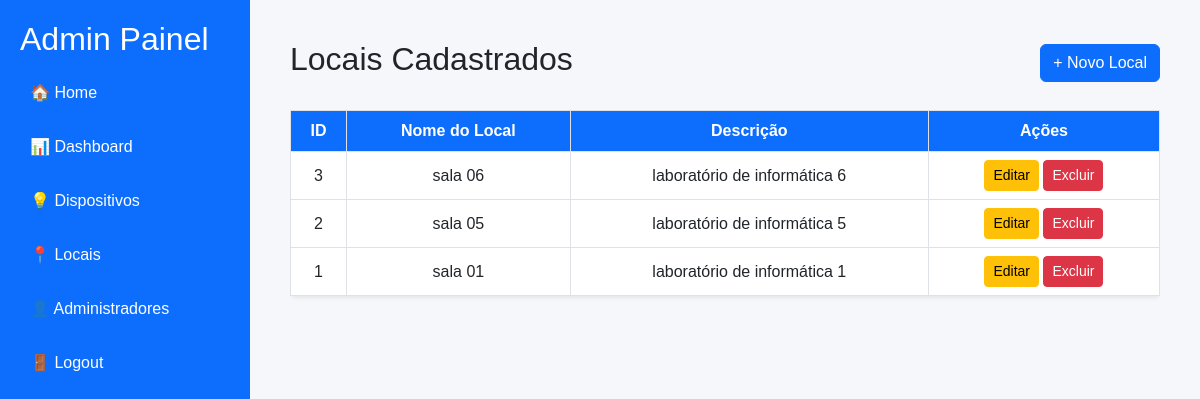
/tcc/adm/local/locais.php?msg=id_invalido (signed in), run on the app's committed database.
### tables this page shows
CREATE TABLE `tbl_locais` (
  `id` int NOT NULL AUTO_INCREMENT,
  `locais` varchar(100) NOT NULL,
  `descricao` text NOT NULL,
  PRIMARY KEY (`id`)
);

### tcc/Models/Local/LocalDAO.php (called while the page is built, shortened)
<?php
require_once(__DIR__ . '/../../config/database.php');
class LocalDAO {
    private $conn;
    public function __construct() {
        $db = new Database();
        $this->conn = $db->getConnection();
    }
    public function listarTodos() {
        $query = "SELECT * FROM tbl_locais ORDER BY id DESC";
        $stmt = $this->conn->prepare($query);
        $stmt->execute();
        return $stmt->fetchAll(PDO::FETCH_ASSOC);
    }
}

### tcc/config/database.php (called while the page is built, shortened)
<?php
class Database {
    private $host = 'localhost';
    private $db_name = 'safelab_db';
    private $username = 'root';
    private $password = 'root';
    public function getConnection() {
        $this->conn = null;
        try {
            $this->conn = new PDO(
                "mysql:host={$this->host};dbname={$this->db_name}",
                $this->username,
                $this->password
            );
            $this->conn->setAttribute(PDO::ATTR_ERRMODE, PDO::ERRMODE_EXCEPTION);
        } catch (PDOException $e) {
            die("Erro na conexão: " . $e->getMessage());
        }
        return $this->conn;
    }
}

### tcc/adm/local/locais.php (the view, shortened to what this page needs)
<?php
require_once __DIR__ . '/../../Models/Local/LocalDAO.php';
$localDAO = new LocalDAO();
$locais = $localDAO->listarTodos();
?>
<!DOCTYPE html>
<html lang="pt-br">
<head>
  <link href="https://cdn.jsdelivr.net/npm/bootstrap@5.3.0/dist/css/bootstrap.min.css" rel="stylesheet">
</head>
<body>
  <?php include "../includes/sidebar.php"; ?>
  <div class="main-content">
    <div class="d-flex justify-content-between align-items-center mb-4">
      <h2>Locais Cadastrados</h2>
      <a href="cadastro-local.php" class="btn btn-primary">+ Novo Local</a>
    </div>
    <?php if (!empty($locais)) : ?>
      <div class="table-responsive">
        <table class="table table-bordered table-hover shadow-sm bg-white rounded">
          <thead>
            <tr>
              <th>ID</th>
              <th>Nome do Local</th>
              <th>Descrição</th>
              <th>Ações</th>
            </tr>
          </thead>
<tbody>
            <?php foreach ($locais as $l): ?>
              <tr>
                <td><?= htmlspecialchars($l['id']); ?></td>
                <td><?= htmlspecialchars($l['locais']); ?></td>
                <td><?= htmlspecialchars($l['descricao']); ?></td>
                <td>
                  <a href="editar-local.php?id=<?= $l['id']; ?>" class="btn btn-sm btn-warning">Editar</a>
                  <a href="../../process/local/process_excluir_local.php?id=<?= $l['id']; ?>"
                    class="btn btn-sm btn-danger"
                    onclick="return confirm('Tem certeza que deseja excluir este usuário?');">
                    Excluir
                  </a>
                </td>
              </tr>
            <?php endforeach; ?>
          </tbody>
        </table>
      </div>
    <?php else : ?>
      <p class="text-muted">Nenhum administrador cadastrado ainda.</p>
    <?php endif; ?>
  </div>
</body>
</html>

### tcc/adm/local/locais.php (style rules this page uses)
body { display: flex; min-height: 100vh; font-family: 'Poppins', sans-serif; background-color: #f5f7fa; }
.main-content { flex-grow: 1; padding: 40px; }
.table th { background-color: #0d6efd; color: white; text-align: center; }
.table td { vertical-align: middle; text-align: center; }

### data on the page
tbl_locais: id "3", locais "sala 06", descricao "laboratório de informática 6"
tbl_locais: id "2", locais "sala 05", descricao "laboratório de informática 5"
tbl_locais: id "1", locais "sala 01", descricao "laboratório de informática 1"
